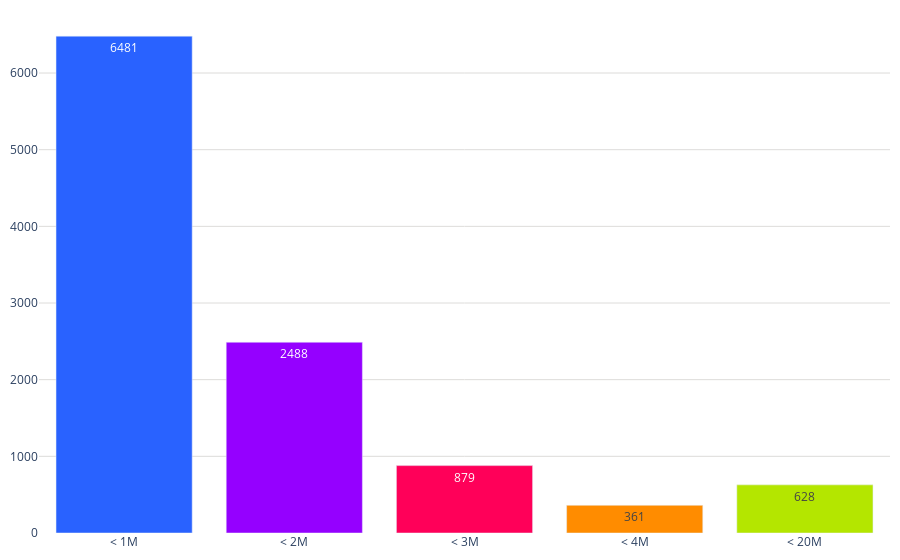

Write notebook code for a chart like this one.
### Code cell
labels = df_conteo_por_rango['rango']
values = df_conteo_por_rango['conteo']
#trimestre = tabla_porcentajes['trimestre']
colores = ['#2962ff', '#9500ff', '#ff0059', '#ff8c00', '#b4e600', '#2EC2A2','#E50CB6']

fig = go.Figure()
#trimestres = tabla_porcentajes.columns
fig.add_trace(go.Bar(
        #name=f'Trimestre {trimestre}', 
        x=labels, 
        y=values, 
        marker_color=colores,
        text=values,  # Texto que se mostrará en las barras (porcentaje)
        textposition='inside',  # Posición del texto (puede ser 'inside' o 'outside')
        #texttemplate='%{text:.1f}%', 
    )
)    
fig.update_layout(
    #barmode='stack', 
    #title='Distribución de créditos por monto 2022',
    #title_font_size = 20,
    yaxis=dict(
        #title='M', # Título del eje y
        gridcolor='#dddcda', # Color de las líneas que dividen los rangos del eje Y         
    ),  margin=dict(l=10, r=10, t=10, b=10),  # Ajusta los márgenes (left, right, top, bottom)        
    plot_bgcolor='rgba(0,0,0,0)',  # Color de fondo del gráfico
    legend=dict(
        yanchor="top",
        y=0.99,
    )
)
# Exportar gráfica como archivo HTML
def guardar_grafico_como_html(fig, nombre_archivo, carpeta='assets/graficas'):
    # Crear la carpeta si no existe
    if not os.path.exists(carpeta):
        os.makedirs(carpeta)
    
    # Gráfica como archivo HTML en la carpeta especificada
    pio.write_html(fig, f'{carpeta}/{nombre_archivo}.html')

guardar_grafico_como_html(fig, 'g_bar_creditos_monto_2023',  carpeta='assets/graficas')
fig.show()

### Figure 1 — Plotly figure (JSON) as saved in the notebook; plotly's stock layout.template omitted (floating-point values rounded to 4 significant figures)
{"data": [{"marker": {"color": ["#2962ff", "#9500ff", "#ff0059", "#ff8c00", "#b4e600", "#2EC2A2", "#E50CB6"]}, "text": [6481, 2488, 879, 361, 628], "textposition": "inside", "type": "bar", "x": ["< 1M", "< 2M", "< 3M", "< 4M", "< 20M"], "y": [6481, 2488, 879, 361, 628]}], "layout": {"legend": {"y": 0.99, "yanchor": "top"}, "margin": {"b": 10, "l": 10, "r": 10, "t": 10}, "plot_bgcolor": "rgba(0,0,0,0)", "yaxis": {"gridcolor": "#dddcda"}}}
